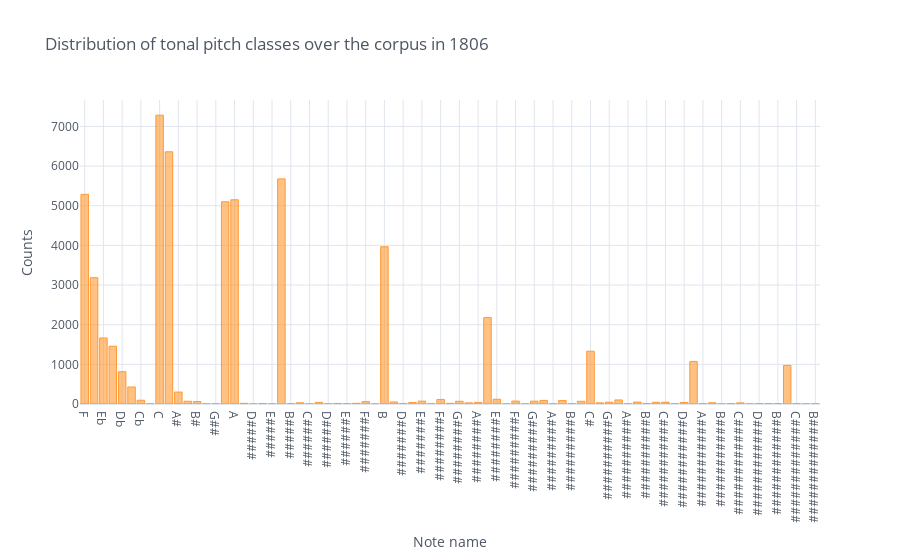

This figure's notebook cell:
### Code cell
nodes_1806.tpc.value_counts().sort_index()[:-2].rename(tpc2name).iplot('bar', title='Distribution of tonal pitch classes over the corpus in 1806', xTitle='Note name', yTitle='Counts')

### Figure 1 — Plotly figure (JSON) as saved in the notebook; plotly's stock layout.template omitted (floating-point values rounded to 4 significant figures)
{"data": [{"marker": {"color": "rgba(255, 153, 51, 0.6)", "line": {"color": "rgba(255, 153, 51, 1.0)", "width": 1}}, "name": "tpc", "orientation": "v", "text": "", "type": "bar", "x": ["F", "Bb", "Eb", "Ab", "Db", "Gb", "Cb", "Fb", "C", "G", "A#", "E#", "B#", "F##", "G##", "D", "A", "G#####", "D#####", "A#####", "E#####", "E", "B#####", "F######", "C######", "G######", "D######", "A######", "E######", "B######", "F#######", "C#######", "B", "G#######", "D#######", "A#######", "E#######", "B#######", "F########", "C########", "G########", "D########", "A########", "F#", "E########", "B########", "F#########", "C#########", "G#########", "D#########", "A#########", "E#########", "B#########", "F##########", "C#", "C##########", "G##########", "D##########", "A##########", "E##########", "B##########", "F###########", "C###########", "G###########", "D###########", "G#", "A###########", "E###########", "B###########", "F############", "C############", "G############", "D############", "E############", "B############", "D#", "C#############", "D#############", "B#############"], "y": [5287, 3186, 1665, 1457, 814, 429, 95, 5, 7284, 6361, 301, 69, 62, 2, 4, 5100, 5151, 17, 1, 11, 3, 5678, 9, 30, 2, 40, 4, 14, 5, 17, 59, 2, 3965, 51, 10, 37, 72, 5, 115, 17, 68, 28, 39, 2179, 119, 2, 73, 3, 71, 90, 7, 89, 6, 68, 1331, 29, 45, 102, 3, 49, 13, 43, 45, 5, 40, 1074, 7, 31, 3, 10, 28, 2, 7, 9, 9, 973, 8, 3, 5]}], "layout": {"legend": {"bgcolor": "#FFFFFF", "font": {"color": "#4D5663"}}, "paper_bgcolor": "#FFFFFF", "plot_bgcolor": "#FFFFFF", "title": {"font": {"color": "#4D5663"}, "text": "Distribution of tonal pitch classes over the corpus in 1806"}, "xaxis": {"gridcolor": "#E1E5ED", "showgrid": true, "tickfont": {"color": "#4D5663"}, "title": {"font": {"color": "#4D5663"}, "text": "Note name"}, "zerolinecolor": "#E1E5ED"}, "yaxis": {"gridcolor": "#E1E5ED", "showgrid": true, "tickfont": {"color": "#4D5663"}, "title": {"font": {"color": "#4D5663"}, "text": "Counts"}, "zerolinecolor": "#E1E5ED"}}}
